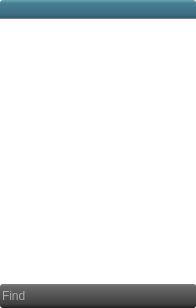
<?xml version="1.0" encoding="UTF-8"?>
<ui version="4.0">
 <class>Outline_Tree</class>
 <widget class="QWidget" name="Outline_Tree">
  <property name="geometry">
   <rect>
    <x>0</x>
    <y>0</y>
    <width>196</width>
    <height>308</height>
   </rect>
  </property>
  <property name="windowTitle">
   <string>Form</string>
  </property>
  <layout class="QGridLayout" name="gridLayout">
   <property name="margin">
    <number>0</number>
   </property>
   <property name="spacing">
    <number>0</number>
   </property>
   <item row="1" column="0">
    <widget class="QTreeWidget" name="tr_outline">
     <property name="styleSheet">
      <string notr="true">QTreeWidget {
border-bottom-left-radius:5px;
border-bottom-right-radius:5px;
show-decoration-selected: 0;
}</string>
     </property>
     <property name="rootIsDecorated">
      <bool>false</bool>
     </property>
     <attribute name="headerVisible">
      <bool>false</bool>
     </attribute>
     <column>
      <property name="text">
       <string notr="true">1</string>
      </property>
     </column>
    </widget>
   </item>
   <item row="0" column="0">
    <widget class="QLabel" name="l_title">
     <property name="font">
      <font>
       <weight>75</weight>
       <bold>true</bold>
      </font>
     </property>
     <property name="styleSheet">
      <string notr="true">	background-color: qlineargradient(spread:pad, x1:1, y1:1, x2:1, y2:0, stop:0 rgba(48, 85, 100, 255), stop:0.21267 rgba(61, 107, 127, 255), stop:0.831818 rgba(72, 127, 150, 255), stop:1 rgba(104, 166, 175, 255));
color:white;
border:0px;
border-bottom:1px solid gray;
padding:2px;
border-top-left-radius:3px;
border-top-right-radius:3px;</string>
     </property>
     <property name="text">
      <string/>
     </property>
     <property name="wordWrap">
      <bool>true</bool>
     </property>
    </widget>
   </item>
   <item row="2" column="0">
    <widget class="QFrame" name="fr_find">
     <property name="styleSheet">
      <string notr="true">QFrame#fr_find{
background-color: qlineargradient(spread:pad, x1:1, y1:1, x2:1, y2:0, stop:0.00995025 rgba(34, 34,34, 255), stop:0.174129 rgba(65, 65, 65, 255), stop:0.890547 rgba(104, 104, 104, 255), stop:1 rgba(128, 128, 128, 255));
color:white;
border:0px;
border-radius:3px;
}</string>
     </property>
     <property name="frameShape">
      <enum>QFrame::NoFrame</enum>
     </property>
     <property name="frameShadow">
      <enum>QFrame::Raised</enum>
     </property>
     <layout class="QGridLayout" name="gridLayout_9">
      <property name="margin">
       <number>0</number>
      </property>
      <property name="spacing">
       <number>0</number>
      </property>
      <item row="0" column="0">
       <widget class="QLineEdit" name="le_find">
        <property name="minimumSize">
         <size>
          <width>150</width>
          <height>24</height>
         </size>
        </property>
        <property name="styleSheet">
         <string notr="true">background:transparent;
border:0px;
color:white;</string>
        </property>
        <property name="placeholderText">
         <string>Find</string>
        </property>
       </widget>
      </item>
      <item row="0" column="1">
       <widget class="QPushButton" name="b_find_close">
        <property name="maximumSize">
         <size>
          <width>16777215</width>
          <height>25</height>
         </size>
        </property>
        <property name="toolTip">
         <string>Hide Find</string>
        </property>
        <property name="styleSheet">
         <string notr="true">QPushButton {
background-color: qlineargradient(spread:pad, x1:1, y1:1, x2:1, y2:0, stop:0.00995025 rgba(34, 34,34, 255), stop:0.174129 rgba(65, 65, 65, 255), stop:0.890547 rgba(104, 104, 104, 255), stop:1 rgba(128, 128, 128, 255));
border-top-right-radius:3px;
border-bottom-right-radius:3px;
}
QPushButton:hover,QToolButton:hover {
	background-color: qlineargradient(spread:pad, x1:0.98, y1:1, x2:1, y2:0, stop:0 rgba(138, 138, 138, 255), stop:0.0646766 rgba(157, 157, 157, 255), stop:0.935323 rgba(198, 198, 198, 255), stop:1 rgba(231, 231, 231, 255));
}</string>
        </property>
        <property name="text">
         <string/>
        </property>
        <property name="icon">
         <iconset>
          <normaloff>../../style/img/close_hover.png</normaloff>../../style/img/close_hover.png</iconset>
        </property>
       </widget>
      </item>
     </layout>
    </widget>
   </item>
  </layout>
 </widget>
 <resources/>
 <connections>
  <connection>
   <sender>b_find_close</sender>
   <signal>clicked()</signal>
   <receiver>fr_find</receiver>
   <slot>hide()</slot>
   <hints>
    <hint type="sourcelabel">
     <x>183</x>
     <y>297</y>
    </hint>
    <hint type="destinationlabel">
     <x>154</x>
     <y>282</y>
    </hint>
   </hints>
  </connection>
 </connections>
</ui>
